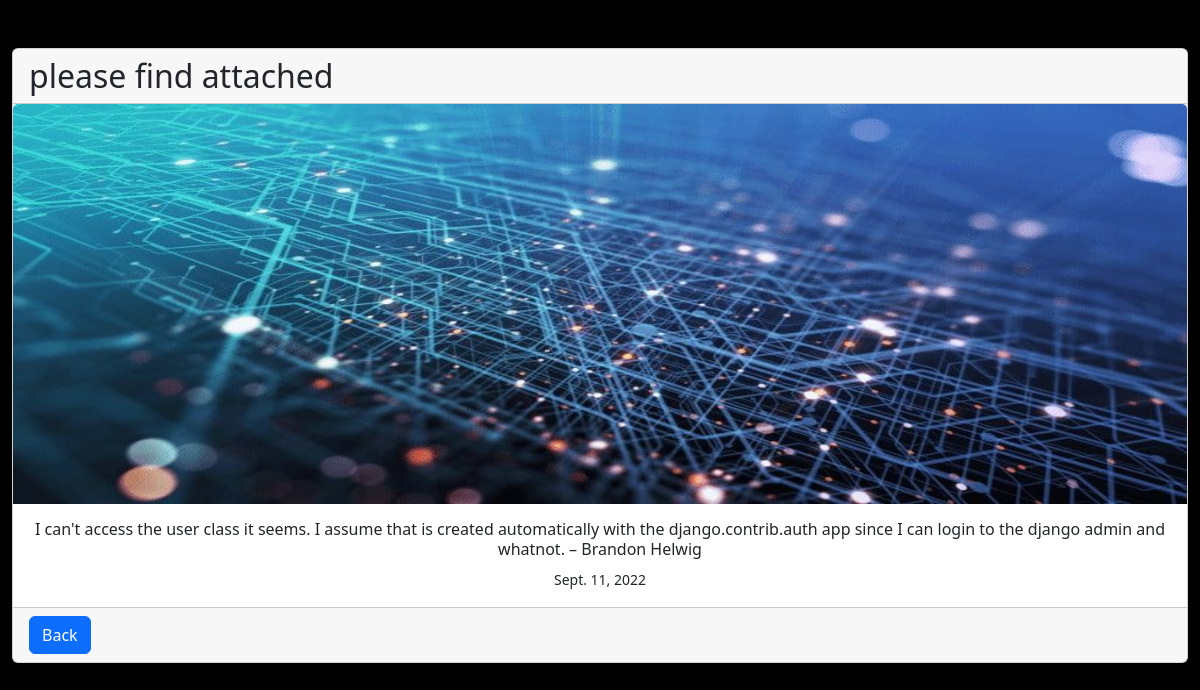
Page /view_blog_page/10 on the committed database.
### filterdata/models.py (models this page shows)
class NewBlog(models.Model):
    title  = models.CharField(max_length=350,blank=False,default='title')
    descriptions = models.TextField(max_length=5000, blank=False)
    blog_image  = models.ImageField(default="",upload_to="NewBlog")
    posttime = models.DateField(blank=False)
    user = models.ForeignKey(User,on_delete=models.CASCADE)
    def __str__(self):
        return self.title

### account/views.py (the view)
# urls.py: path('view_blog_page/<int:id>',views.blog_preview),
def blog_preview(request,id):
    user  = NewBlog.objects.filter(id=id)
    print(user)
    context ={'data':user}
    return render(request,'blogreviews.html',context)

### filterdata/templates/blogreviews.html (shortened to what this page needs)
{%load static%}
<!doctype html>
<html lang="en">
<head>
    <link href="{% static 'css/style.css' %}" rel="stylesheet">
</head>
<body>
{%block body%}
<body class="bg-black justify-content-center">
  <div class="container-fluid mt-5">
      <div class="row">
        <form action="/see_all">
          {% for i in data %}
          <div class="col-12">
              <div class="card">
                <h2 class="card-header">{{i.title}}</h2>
                <img src="http://127.0.0.1:8000/{{i.blog_image}}" class="card-img-top" alt="..." style="width: 100%; height:25rem">
                <div class="card-body text-center">
                  <h6 class="card-text">{{i.descriptions}}</h6>
                  <p class="card-text"><small>{{i.posttime}}</small></p>
                </div>
                <div class="card-footer">
                  <a href="see_all"><button class="btn btn-primary">Back</button></a>
                </div>
              </div>
            </div>
            {%endfor%}
          </form>
      </div>
  </div>
{%endblock%}
</body>
</html>

### rows in the picture
NewBlog: title "please find attached", blog_image (picture), descriptions "I can't access the user class it seems. I assume that is created automatically with the django.contrib.auth app since I can login to the django admin and whatnot. – Brandon Helwig", posttime "Sept. 11, 2022"
